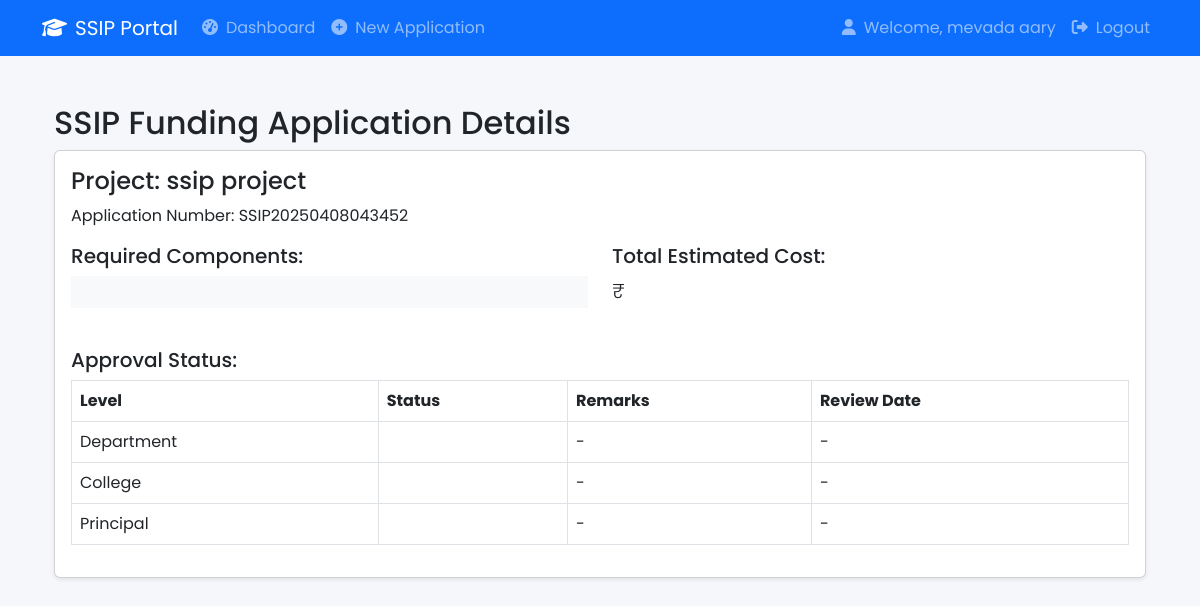
Page /view_funding_application/1 (signed in) on the committed database.
### app.py (models this page shows, shortened)
class User(UserMixin, db.Model):
    id = db.Column(db.Integer, primary_key=True)
    email = db.Column(db.String(120), unique=True, nullable=False)
    password = db.Column(db.String(100), nullable=False)
    role = db.Column(db.String(20), nullable=False)  # student, dept_coord, college_coord, principal
    name = db.Column(db.String(100), nullable=False)
    department = db.Column(db.String(100))
    applications = db.relationship('Application', backref='applicant', lazy=True)

class Application(db.Model):
    id = db.Column(db.Integer, primary_key=True)
    application_number = db.Column(db.String(20), unique=True, nullable=False)
    project_title = db.Column(db.String(200), nullable=False)
    problem_statement = db.Column(db.Text, nullable=False)
    solution = db.Column(db.Text, nullable=False)
    team_members = db.Column(db.Text, nullable=False)
    required_components = db.Column(db.Text, nullable=False)
    total_cost = db.Column(db.Float, nullable=False)
    dept_status = db.Column(db.String(20), default='pending')
    dept_remarks = db.Column(db.Text)
    dept_review_date = db.Column(db.DateTime)
    college_status = db.Column(db.String(20), default='pending')
    college_remarks = db.Column(db.Text)
    college_review_date = db.Column(db.DateTime)
    principal_status = db.Column(db.String(20), default='pending')
    principal_remarks = db.Column(db.Text)
    principal_review_date = db.Column(db.DateTime)
    created_at = db.Column(db.DateTime, default=datetime.utcnow)
    user_id = db.Column(db.Integer, db.ForeignKey('user.id'), nullable=False)
    purchase_lists = db.relationship('PurchaseList', backref='application', lazy=True)
    utilization_certificates = db.relationship('UtilizationCertificate', backref='application', lazy=True)
    application_notifications = db.relationship('Notification', backref='related_application', lazy=True)

class FundingApplication(db.Model):
    id = db.Column(db.Integer, primary_key=True)
    application_id = db.Column(db.Integer, db.ForeignKey('application.id'), nullable=False)
    actual_cost = db.Column(db.Float, nullable=False)
    bill_path = db.Column(db.String(255))
    remarks = db.Column(db.Text)
    dept_status = db.Column(db.String(20), default='pending')
    dept_remarks = db.Column(db.Text)
    dept_review_date = db.Column(db.DateTime)
    college_status = db.Column(db.String(20), default='pending')
    college_remarks = db.Column(db.Text)
    college_review_date = db.Column(db.DateTime)
    principal_status = db.Column(db.String(20), default='pending')
    principal_remarks = db.Column(db.Text)
    principal_review_date = db.Column(db.DateTime)
    created_at = db.Column(db.DateTime, default=datetime.utcnow)
    ssip_application = db.relationship('Application', backref=db.backref('funding_request', lazy=True))

### app.py (the view)
@app.route('/view_funding_application/<int:id>')
@login_required
def view_funding_application(id):
    funding = FundingApplication.query.get_or_404(id)
    application = funding.ssip_application
    if not (current_user.id == application.user_id or current_user.role in ['dept_coord', 'college_coord', 'principal']):
        flash('You do not have permission to access this application', 'danger')
        return redirect(url_for('dashboard'))
    return render_template('view_funding_application.html', funding=funding, application=application)

### app.py (called while the page is built)
@login_manager.user_loader
def load_user(user_id):
    return User.query.get(int(user_id))

### templates/view_funding_application.html (shortened to what this page needs)
{% extends "base.html" %}
{% block content %}
<div class="container mt-5">
    <h2>SSIP Funding Application Details</h2>
    <div class="card mb-4">
        <div class="card-body">
            <h4>Project: {{ application.project_title }}</h4>
            <p>Application Number: {{ application.application_number }}</p>
            <div class="row">
                <div class="col-md-6">
                    <h5>Required Components:</h5>
                    <pre class="bg-light p-3">{{ funding.required_components }}</pre>
                </div>
                <div class="col-md-6">
                    <h5>Total Estimated Cost:</h5>
                    <p class="lead">₹{{ funding.total_cost }}</p>
                </div>
            </div>
            <div class="mt-4">
                <h5>Approval Status:</h5>
                <div class="table-responsive">
                    <table class="table table-bordered">
                        <thead>
                            <tr>
                                <th>Level</th>
                                <th>Status</th>
                                <th>Remarks</th>
                                <th>Review Date</th>
                            </tr>
                        </thead>
                        <tbody>
                            <tr>
                                <td>Department</td>
                                <td><span class="badge badge-{{ funding.dept_status }}">{{ funding.dept_status }}</span></td>
                                <td>{{ funding.dept_remarks or '-' }}</td>
                                <td>{{ funding.dept_review_date or '-' }}</td>
                            </tr>
                            <tr>
                                <td>College</td>
                                <td><span class="badge badge-{{ funding.college_status }}">{{ funding.college_status }}</span></td>
                                <td>{{ funding.college_remarks or '-' }}</td>
                                <td>{{ funding.college_review_date or '-' }}</td>
                            </tr>
                            <tr>
                                <td>Principal</td>
                                <td><span class="badge badge-{{ funding.principal_status }}">{{ funding.principal_status }}</span></td>
                                <td>{{ funding.principal_remarks or '-' }}</td>
                                <td>{{ funding.principal_review_date or '-' }}</td>
                            </tr>
                        </tbody>
                    </table>
                </div>
            </div>
        </div>
    </div>
</div>
{% endblock %}

### templates/base.html (shortened to what this page needs)
<!DOCTYPE html>
<html lang="en">
<head>
    <link href="https://cdnjs.cloudflare.com/ajax/libs/font-awesome/6.4.0/css/all.min.css" rel="stylesheet">
    <link href="https://cdn.jsdelivr.net/npm/bootstrap@5.3.0/dist/css/bootstrap.min.css" rel="stylesheet">
    <link rel="stylesheet" href="{{ url_for('static', filename='css/style.css') }}">
</head>
<body>
    <nav class="navbar navbar-expand-lg navbar-dark bg-primary">
        <div class="container">
            <a class="navbar-brand" href="{{ url_for('index') }}">
                <i class="fas fa-graduation-cap me-2"></i>SSIP Portal
            </a>
            <div class="collapse navbar-collapse" id="navbarNav">
                <ul class="navbar-nav me-auto">
                    {% if current_user.is_authenticated %}
                        <li class="nav-item">
                            <a class="nav-link" href="{{ url_for('dashboard') }}">
                                <i class="fas fa-tachometer-alt me-2"></i>Dashboard
                            </a>
                        </li>
                        {% if current_user.role == 'student' %}
                            <li class="nav-item">
                                <a class="nav-link" href="{{ url_for('new_application') }}">
                                    <i class="fas fa-plus-circle me-2"></i>New Application
                                </a>
                            </li>
                        {% endif %}
                    {% endif %}
                </ul>
                <ul class="navbar-nav">
                    {% if current_user.is_authenticated %}
                        <li class="nav-item">
                            <span class="nav-link">
                                <i class="fas fa-user me-2"></i>Welcome, {{ current_user.name }}
                            </span>
                        </li>
                        <li class="nav-item">
                            <a class="nav-link" href="{{ url_for('logout') }}">
                                <i class="fas fa-sign-out-alt me-2"></i>Logout
                            </a>
                        </li>
                    {% endif %}
                </ul>
            </div>
        </div>
    </nav>
    <div class="container mt-4">
        {% block content %}{% endblock %}
    </div>
</body>
</html>

### static/css/style.css (style rules this page uses)
:root { --primary: #4361ee; --secondary: #3f37c9; --success: #4cc9f0; --info: #4895ef; --warning: #f72585; --danger: #e63946; --light: #f8f9fa; --dark: #212529; }
body { background-color: #f5f7fb; font-family: 'Poppins', sans-serif; }
.card { margin-bottom: 1.5rem; box-shadow: 0 0.125rem 0.25rem rgba(0, 0, 0, 0.075); }

### rows in the picture
User: name "mevada aary"
Application: project_title "ssip project", application_number "SSIP20250408043452"
FundingApplication: dept_remarks "-", dept_review_date "-", college_remarks "-", college_review_date "-", principal_remarks "-", principal_review_date "-"
